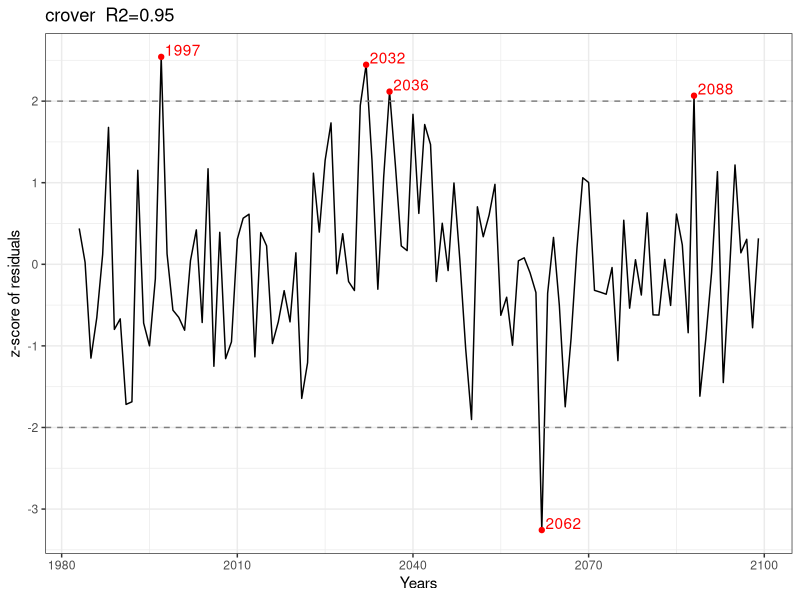

The R source for this figure:
#### Long-term cross-sector resource change figures
#### Coding: Aurore A. Maureaud, April 2024

# load libraries
library(raster)
library(ncdf4)
library(here)
library(tidyverse)
library(ggplot2)
library(sf)
sf_use_s2(FALSE)
library(gridExtra)

# load dataset
dat <- read_csv("data/long-term_change/global_time_series_2010-2019_2090-2099.csv") %>% 
  filter(experiment_climate == "ssp585",
         output_variable != "ptotww",
         climate_model == "gfdl-esm4")

sub_dat <- dat %>% 
  filter(eco_model == "crover",
         output_variable == "maize")

# sub_dat$z_score <- (sub_dat$percent_diff-mean(sub_dat$percent_diff, na.rm=T))/sd(sub_dat$percent_diff, na.rm=T)
# ggplot(sub_dat, aes(x = years, y = percent_diff)) + geom_line() + geom_point()
# ggplot(sub_dat, aes(x = years, y = z_score)) + geom_line() + geom_point()

# detrending time-series
lmd <- lm(sub_dat$percent_diff ~ sub_dat$years)

# residuals from linear model
sub_dat$res <- (resid(lmd)-mean(resid(lmd)))/sd(resid(lmd))
ggplot(sub_dat, aes(x = years, y = res)) + geom_line() + 
  geom_point(data = sub_dat[(sub_dat$res<(-2) | sub_dat$res>2),], aes(x = years, y = res), col = "red") +
  geom_text(data = sub_dat[(sub_dat$res<(-2) | sub_dat$res>2),], aes(label = years), col = "red",
  vjust = -0.1, hjust = -0.1) +
  geom_hline(yintercept = -2, linetype = "dashed", color = "grey50") +
  geom_hline(yintercept = 2, linetype = "dashed", color = "grey50") +
  theme_bw() +
  ggtitle(paste0(sub_dat$eco_model[1], "  R2=", round(summary(lmd)$adj.r.squared, 2))) +
  xlab("Years") + ylab("z-score of residuals")
  
